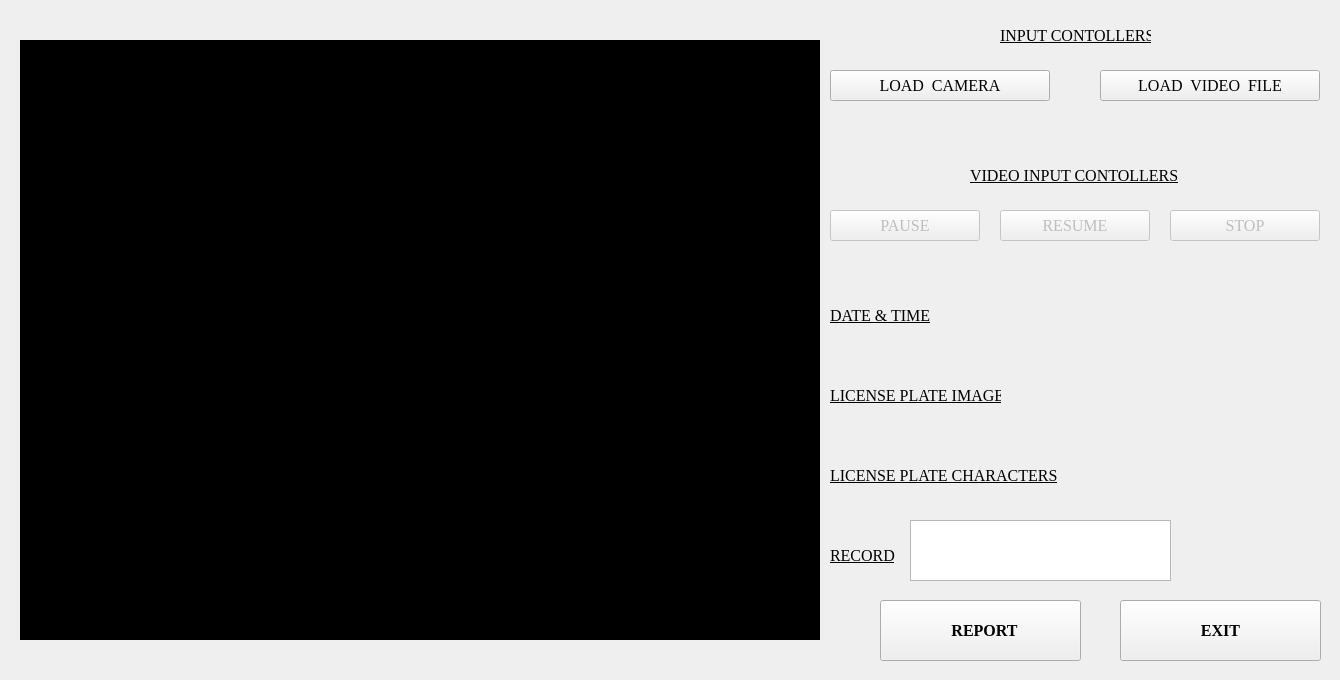
<?xml version="1.0" encoding="UTF-8"?>
<ui version="4.0">
 <class>Dialog</class>
 <widget class="QDialog" name="Dialog">
  <property name="geometry">
   <rect>
    <x>0</x>
    <y>0</y>
    <width>1340</width>
    <height>680</height>
   </rect>
  </property>
  <property name="windowTitle">
   <string>AUTOMATIC LICENSE PLATE RECOGNITION SYSTEM</string>
  </property>
  <widget class="QLabel" name="Voutput">
   <property name="geometry">
    <rect>
     <x>20</x>
     <y>40</y>
     <width>800</width>
     <height>600</height>
    </rect>
   </property>
   <property name="autoFillBackground">
    <bool>false</bool>
   </property>
   <property name="styleSheet">
    <string notr="true">background-color: rgb(0, 0, 0);</string>
   </property>
   <property name="text">
    <string/>
   </property>
  </widget>
  <widget class="QPushButton" name="btnResume">
   <property name="enabled">
    <bool>false</bool>
   </property>
   <property name="geometry">
    <rect>
     <x>1000</x>
     <y>210</y>
     <width>150</width>
     <height>31</height>
    </rect>
   </property>
   <property name="font">
    <font>
     <family>Times New Roman</family>
     <pointsize>12</pointsize>
    </font>
   </property>
   <property name="text">
    <string>RESUME</string>
   </property>
   <property name="default">
    <bool>false</bool>
   </property>
   <property name="flat">
    <bool>false</bool>
   </property>
  </widget>
  <widget class="QLabel" name="IPoutput">
   <property name="geometry">
    <rect>
     <x>1010</x>
     <y>370</y>
     <width>321</width>
     <height>50</height>
    </rect>
   </property>
   <property name="autoFillBackground">
    <bool>true</bool>
   </property>
   <property name="text">
    <string/>
   </property>
  </widget>
  <widget class="QPushButton" name="loadfile">
   <property name="geometry">
    <rect>
     <x>1100</x>
     <y>70</y>
     <width>220</width>
     <height>31</height>
    </rect>
   </property>
   <property name="font">
    <font>
     <family>Times New Roman</family>
     <pointsize>12</pointsize>
    </font>
   </property>
   <property name="text">
    <string>LOAD  VIDEO  FILE</string>
   </property>
  </widget>
  <widget class="QPushButton" name="stop">
   <property name="enabled">
    <bool>false</bool>
   </property>
   <property name="geometry">
    <rect>
     <x>1170</x>
     <y>210</y>
     <width>150</width>
     <height>31</height>
    </rect>
   </property>
   <property name="font">
    <font>
     <family>Times New Roman</family>
     <pointsize>12</pointsize>
    </font>
   </property>
   <property name="text">
    <string>STOP</string>
   </property>
  </widget>
  <widget class="QPushButton" name="loadcamera">
   <property name="geometry">
    <rect>
     <x>830</x>
     <y>70</y>
     <width>220</width>
     <height>31</height>
    </rect>
   </property>
   <property name="font">
    <font>
     <family>Times New Roman</family>
     <pointsize>12</pointsize>
    </font>
   </property>
   <property name="text">
    <string>LOAD  CAMERA</string>
   </property>
  </widget>
  <widget class="QPushButton" name="btnPause">
   <property name="enabled">
    <bool>false</bool>
   </property>
   <property name="geometry">
    <rect>
     <x>830</x>
     <y>210</y>
     <width>150</width>
     <height>31</height>
    </rect>
   </property>
   <property name="font">
    <font>
     <family>Times New Roman</family>
     <pointsize>12</pointsize>
    </font>
   </property>
   <property name="text">
    <string>PAUSE</string>
   </property>
   <property name="default">
    <bool>false</bool>
   </property>
   <property name="flat">
    <bool>false</bool>
   </property>
  </widget>
  <widget class="QLabel" name="outputdate">
   <property name="geometry">
    <rect>
     <x>960</x>
     <y>300</y>
     <width>150</width>
     <height>31</height>
    </rect>
   </property>
   <property name="font">
    <font>
     <family>Times New Roman</family>
     <pointsize>12</pointsize>
    </font>
   </property>
   <property name="autoFillBackground">
    <bool>true</bool>
   </property>
   <property name="text">
    <string/>
   </property>
  </widget>
  <widget class="QLabel" name="outputtime">
   <property name="geometry">
    <rect>
     <x>1120</x>
     <y>300</y>
     <width>150</width>
     <height>31</height>
    </rect>
   </property>
   <property name="font">
    <font>
     <family>Times New Roman</family>
     <pointsize>12</pointsize>
    </font>
   </property>
   <property name="autoFillBackground">
    <bool>true</bool>
   </property>
   <property name="text">
    <string/>
   </property>
  </widget>
  <widget class="QLabel" name="label">
   <property name="geometry">
    <rect>
     <x>1000</x>
     <y>20</y>
     <width>151</width>
     <height>31</height>
    </rect>
   </property>
   <property name="font">
    <font>
     <family>Times New Roman</family>
     <pointsize>12</pointsize>
     <underline>true</underline>
    </font>
   </property>
   <property name="text">
    <string>INPUT CONTOLLERS</string>
   </property>
  </widget>
  <widget class="QLabel" name="label_2">
   <property name="geometry">
    <rect>
     <x>970</x>
     <y>160</y>
     <width>211</width>
     <height>31</height>
    </rect>
   </property>
   <property name="font">
    <font>
     <family>Times New Roman</family>
     <pointsize>12</pointsize>
     <underline>true</underline>
    </font>
   </property>
   <property name="text">
    <string>VIDEO INPUT CONTOLLERS</string>
   </property>
  </widget>
  <widget class="QLabel" name="label_3">
   <property name="geometry">
    <rect>
     <x>830</x>
     <y>300</y>
     <width>101</width>
     <height>31</height>
    </rect>
   </property>
   <property name="font">
    <font>
     <family>Times New Roman</family>
     <pointsize>12</pointsize>
     <underline>true</underline>
    </font>
   </property>
   <property name="text">
    <string>DATE &amp; TIME</string>
   </property>
  </widget>
  <widget class="QLabel" name="label_4">
   <property name="geometry">
    <rect>
     <x>830</x>
     <y>380</y>
     <width>171</width>
     <height>31</height>
    </rect>
   </property>
   <property name="font">
    <font>
     <family>Times New Roman</family>
     <pointsize>12</pointsize>
     <underline>true</underline>
    </font>
   </property>
   <property name="text">
    <string>LICENSE PLATE IMAGE</string>
   </property>
  </widget>
  <widget class="QLabel" name="label_5">
   <property name="geometry">
    <rect>
     <x>830</x>
     <y>460</y>
     <width>231</width>
     <height>31</height>
    </rect>
   </property>
   <property name="font">
    <font>
     <family>Times New Roman</family>
     <pointsize>12</pointsize>
     <underline>true</underline>
    </font>
   </property>
   <property name="text">
    <string>LICENSE PLATE CHARACTERS</string>
   </property>
  </widget>
  <widget class="QPushButton" name="viewreport">
   <property name="enabled">
    <bool>true</bool>
   </property>
   <property name="geometry">
    <rect>
     <x>880</x>
     <y>600</y>
     <width>201</width>
     <height>61</height>
    </rect>
   </property>
   <property name="font">
    <font>
     <family>Times New Roman</family>
     <pointsize>12</pointsize>
     <weight>75</weight>
     <bold>true</bold>
    </font>
   </property>
   <property name="text">
    <string>  REPORT</string>
   </property>
  </widget>
  <widget class="QPushButton" name="exit">
   <property name="geometry">
    <rect>
     <x>1120</x>
     <y>600</y>
     <width>201</width>
     <height>61</height>
    </rect>
   </property>
   <property name="font">
    <font>
     <family>Times New Roman</family>
     <pointsize>12</pointsize>
     <weight>75</weight>
     <bold>true</bold>
    </font>
   </property>
   <property name="text">
    <string>EXIT</string>
   </property>
  </widget>
  <widget class="QLabel" name="txtcharoutput">
   <property name="geometry">
    <rect>
     <x>1070</x>
     <y>450</y>
     <width>201</width>
     <height>41</height>
    </rect>
   </property>
   <property name="font">
    <font>
     <family>Times New Roman</family>
     <pointsize>24</pointsize>
     <weight>75</weight>
     <bold>true</bold>
    </font>
   </property>
   <property name="autoFillBackground">
    <bool>true</bool>
   </property>
   <property name="text">
    <string/>
   </property>
  </widget>
  <widget class="QPlainTextEdit" name="plainTextEdit">
   <property name="geometry">
    <rect>
     <x>910</x>
     <y>520</y>
     <width>261</width>
     <height>61</height>
    </rect>
   </property>
   <property name="readOnly">
    <bool>true</bool>
   </property>
  </widget>
  <widget class="QLabel" name="label_6">
   <property name="geometry">
    <rect>
     <x>830</x>
     <y>540</y>
     <width>81</width>
     <height>31</height>
    </rect>
   </property>
   <property name="font">
    <font>
     <family>Times New Roman</family>
     <pointsize>12</pointsize>
     <underline>true</underline>
    </font>
   </property>
   <property name="text">
    <string>RECORD</string>
   </property>
  </widget>
 </widget>
 <layoutdefault spacing="6" margin="11"/>
 <resources/>
 <connections>
  <connection>
   <sender>stop</sender>
   <signal>clicked()</signal>
   <receiver>Voutput</receiver>
   <slot>clear()</slot>
   <hints>
    <hint type="sourcelabel">
     <x>1122</x>
     <y>140</y>
    </hint>
    <hint type="destinationlabel">
     <x>759</x>
     <y>96</y>
    </hint>
   </hints>
  </connection>
  <connection>
   <sender>stop</sender>
   <signal>clicked()</signal>
   <receiver>outputdate</receiver>
   <slot>clear()</slot>
   <hints>
    <hint type="sourcelabel">
     <x>1232</x>
     <y>227</y>
    </hint>
    <hint type="destinationlabel">
     <x>1051</x>
     <y>307</y>
    </hint>
   </hints>
  </connection>
  <connection>
   <sender>stop</sender>
   <signal>clicked()</signal>
   <receiver>outputtime</receiver>
   <slot>clear()</slot>
   <hints>
    <hint type="sourcelabel">
     <x>1270</x>
     <y>228</y>
    </hint>
    <hint type="destinationlabel">
     <x>1154</x>
     <y>319</y>
    </hint>
   </hints>
  </connection>
  <connection>
   <sender>stop</sender>
   <signal>clicked()</signal>
   <receiver>IPoutput</receiver>
   <slot>clear()</slot>
   <hints>
    <hint type="sourcelabel">
     <x>1290</x>
     <y>235</y>
    </hint>
    <hint type="destinationlabel">
     <x>1201</x>
     <y>383</y>
    </hint>
   </hints>
  </connection>
  <connection>
   <sender>stop</sender>
   <signal>clicked()</signal>
   <receiver>txtcharoutput</receiver>
   <slot>clear()</slot>
   <hints>
    <hint type="sourcelabel">
     <x>1305</x>
     <y>230</y>
    </hint>
    <hint type="destinationlabel">
     <x>1211</x>
     <y>468</y>
    </hint>
   </hints>
  </connection>
 </connections>
</ui>
